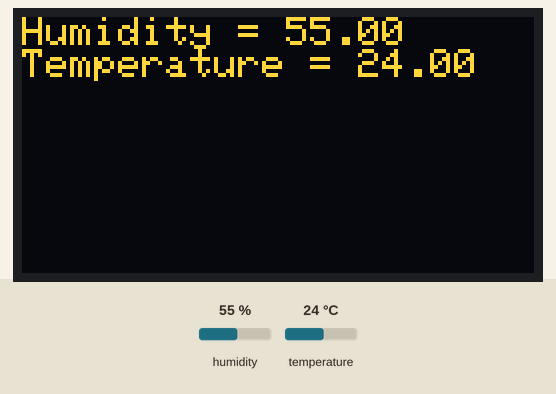
Simulated run of this sketch. Board: ESP8266 (NodeMCU). Parts: 128×64 one-colour display. The inputs (shaded band) are chosen by the test bench; at power-on: humidity 55 %, temperature 24 °C. The OLED is the two-colour kind (top 16 rows yellow); WiFi joins after 1.5 s; servers stay silent unless stated; the display library's start-up logo is not drawn; what the sketch prints to the serial monitor is not drawn.

Above: at 3.7 s.
3.8 s: humidity set to 22 %
At 7.1 s:
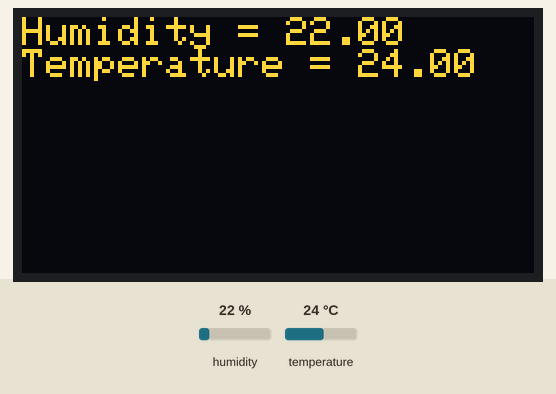
7.9 s: temperature set to 12 °C
At 10.6 s:
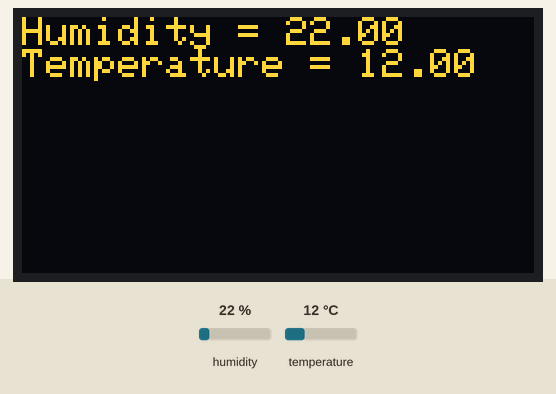
Timing chart, 0 to 12.1 s (numbered marks = the images above; inputs shaded):
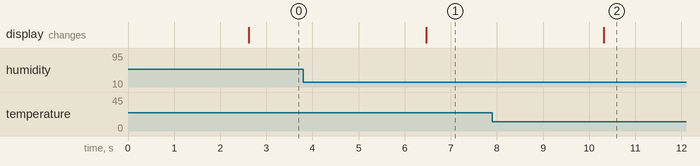

Measured:
- after the input at 3.8 s, the display: changes after 2.7 s (image 1)
- after the input at 7.9 s, the display: changes after 2.4 s (image 2)

The sketch:

Weather-buddy_code.ino
```cpp
#include "DHT.h"        // including the library of DHT11 temperature and humidity sensor
#define DHTTYPE DHT11   // DHT 11
#include <ESP8266WiFi.h>
#include <SPI.h>
#include <Wire.h>
#include <Adafruit_GFX.h>
#include <Adafruit_SSD1306.h>

#define dht_dpin D3   //D1
DHT dht(dht_dpin, DHTTYPE);
#define OLED_RESET LED_BUILTIN
Adafruit_SSD1306 display(OLED_RESET);

String apiKey = "xxxxxxxxxxxxxxxxx";     //  Enter your Write API key from ThingSpeak

const char *ssid =  "name-WiFi";     // replace with your wifi ssid and wpa2 key
const char *pass =  "password_wifi";
const char* server = "api.thingspeak.com";

#define REPORTING_PERIOD_MS     10000     //changed from 1000
uint16_t tsLastReport = 0;

WiFiClient client;


float rem_dc(float hrp,float hr, float alpha = 0.95) {
  float wt;
  wt = hr + (alpha * hrp);
  hr = wt - hrp;
  return hr;
}


void setup(void)
{
  dht.begin();
  display.begin(SSD1306_SWITCHCAPVCC, 0x3C);

  display.display();
  Serial.begin(9600);
  Serial.println("Humidity and temperature \n\n");
   Serial.println("==========================================");
  // delay(700);
  // Clear the buffer.
  display.clearDisplay();
  display.setTextSize(1);
  display.setCursor(0,0);
  display.setTextColor(WHITE);

  delay(1000);
  Serial.println("Connecting to ");
       Serial.println(ssid);

       WiFi.begin(ssid, pass);

      while (WiFi.status() != WL_CONNECTED)
     {
            delay(500);
            Serial.print(".");
     }
      Serial.println("");
      Serial.println("WiFi connected");

}

////////////////////////////////////////////////////////////////////////////////////////////////////
void loop() {
    float h = dht.readHumidity();
    float t = dht.readTemperature();
    float hp=dht.readHumidity();
    float tp= dht.readTemperature();

    Serial.print("Current humidity = ");
    Serial.print(h);
    Serial.print("%  ");
    Serial.print("temperature = ");
    Serial.print(t);
    Serial.println("C  ");

    display.setCursor(0,0);
    display.print("Humidity = ");
    display.print(h);
    display.print("\nTemperature = ");
    display.print(t);
    display.display(); //you have to tell the display to...display
    delay(2000);
    display.clearDisplay();

    delay(1000);

      if (millis() - tsLastReport > REPORTING_PERIOD_MS) {
              h = dht.readHumidity();
              t = dht.readTemperature();
              h=rem_dc(hp,h);
              t=rem_dc(tp,t);


              tsLastReport = millis();

                         if (client.connect(server,80))   //   "184.106.153.149" or api.thingspeak.com
                      {

                             String postStr = apiKey;


                               postStr +="&field1=";
                               postStr += String(t);
                               postStr +="&field2=";
                               postStr += String(h);
                               postStr += "\r\n\r\n";


                             client.print("POST /update HTTP/1.1\n");
                             client.print("Host: api.thingspeak.com\n");
                             client.print("Connection: close\n");
                             client.print("X-THINGSPEAKAPIKEY: "+apiKey+"\n");
                             client.print("Content-Type: application/x-www-form-urlencoded\n");
                             client.print("Content-Length: ");
                             client.print(postStr.length());
                             client.print("\n\n");
                             client.print(postStr);

                             Serial.println("..... Send to Thingspeak.");
                        }
          client.stop();

          Serial.println("Waiting...");
          hp=h;
          tp=t;

  // thingspeak needs minimum 15 sec delay between updates
  delay(10000);
   }
  delay(800);
}
```
